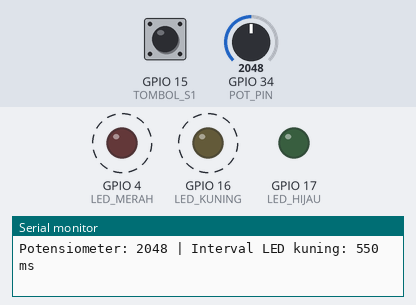
Bench run of a sketch on a simulated ESP32. Parts: output pins drawn as LEDs (lit = HIGH), the last lines printed to the serial monitor. Dashed ring = blinking. The test bench sets the inputs (shaded band); at power-on: GPIO 15 (TOMBOL_S1) LOW, GPIO 34 (POT_PIN) = 2048.

Above: at 1.2 s.
1.3 s: GPIO 15 (TOMBOL_S1) pulled HIGH for 0.15 s
At 1.37 s:
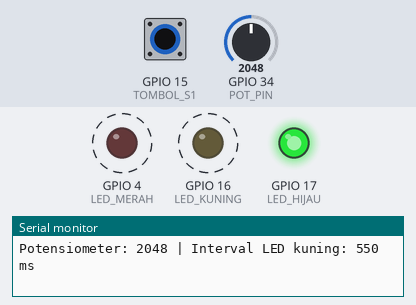
4.3 s: GPIO 15 (TOMBOL_S1) pulled HIGH for 1 s
At 5.9 s:
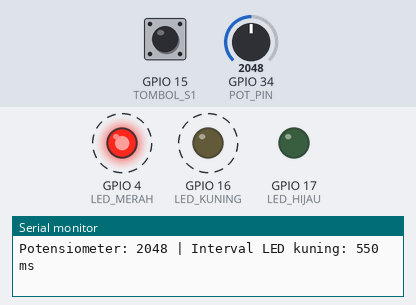
7.3 s: GPIO 34 (POT_PIN) set to 491
At 7.66 s:
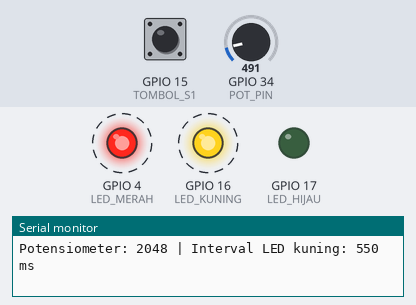
10.3 s: GPIO 34 (POT_PIN) set to 0
At 10.6 s:
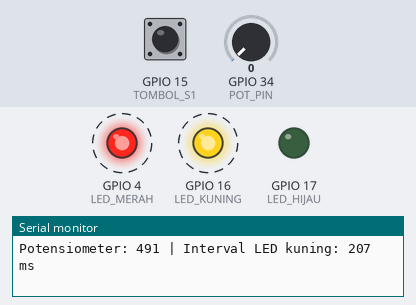
13.3 s: GPIO 15 (TOMBOL_S1) pulled HIGH for 3.2 s
At 13.6 s:
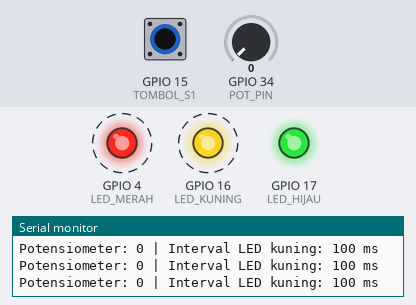
Timing chart, 0 to 19.0 s (numbered marks = the images above; inputs shaded):
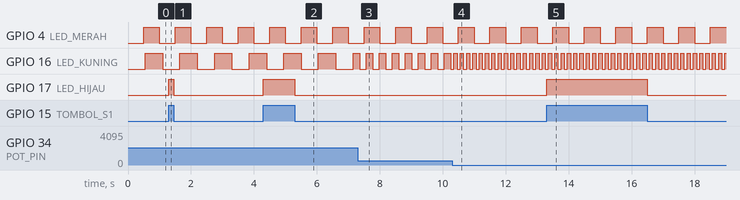

Measured:
- after the input at 1.3 s, GPIO 17 (LED_HIJAU): LOW → HIGH at once, → LOW 0.15 s later
- after the input at 4.3 s, GPIO 17 (LED_HIJAU): LOW → HIGH at once, → LOW 1.0 s later
- after the input at 7.3 s, GPIO 16 (LED_KUNING): alternates HIGH for 0.21 s and LOW for 0.21 s, starting after 0.06 s
- after the input at 10.3 s, GPIO 16 (LED_KUNING): alternates HIGH for 0.10 s and LOW for 0.10 s, starting after 0.06 s
- after the input at 13.3 s, GPIO 17 (LED_HIJAU): LOW → HIGH at once, → LOW 3.2 s later
- by itself, GPIO 4 (LED_MERAH): alternates HIGH for 0.50 s and LOW for 0.50 s
- by itself, GPIO 16 (LED_KUNING): alternates HIGH for 0.55 s and LOW for 0.55 s

The sketch:

p3_multitugas.ino
```cpp
/*
 * BAB 16 - Program 3: Beberapa Tugas Sekaligus
 * Tugas 1: LED merah ganti keadaan setiap 500 ms
 * Tugas 2: potensiometer dibaca setiap 50 ms
 * Tugas 3: LED kuning berkedip, intervalnya 100–1000 ms sesuai potensiometer
 * Tugas 4: laporan ke Serial Monitor setiap 1 detik
 * Tugas 5: LED hijau mengikuti tombol S1 di setiap putaran loop()
 *
 * Rangkaian:
 *   LED1 (merah)                          → IO4
 *   LED2 (hijau)                          → IO17
 *   LED4 (kuning)                         → IO16
 *   Tombol S1 (pin kuning ke-3)           → IO15
 *   Potensiometer VR10K (pin kuning ke-5) → IO34
 */

#define LED_MERAH  4
#define LED_HIJAU  17
#define LED_KUNING 16
#define TOMBOL_S1  15
#define POT_PIN    34

// Interval tugas yang tetap (ms)
const unsigned long INTERVAL_MERAH   = 500;
const unsigned long INTERVAL_POT     = 50;
const unsigned long INTERVAL_LAPORAN = 1000;

// "Jam weker" setiap tugas: kapan terakhir dijalankan
unsigned long waktuMerahLalu   = 0;
unsigned long waktuPotLalu     = 0;
unsigned long waktuKuningLalu  = 0;
unsigned long waktuLaporanLalu = 0;

bool merahNyala  = false;
bool kuningNyala = false;
int nilaiPot = 0;                    // hasil analogRead() terakhir (0–4095)
unsigned long intervalKuning = 500;  // berubah mengikuti potensiometer

void setup() {
  Serial.begin(115200);
  pinMode(LED_MERAH, OUTPUT);
  pinMode(LED_HIJAU, OUTPUT);
  pinMode(LED_KUNING, OUTPUT);
  pinMode(TOMBOL_S1, INPUT);
  // POT_PIN (IO34) cukup dibaca dengan analogRead(), tidak perlu pinMode()

  Serial.println("BAB 16 - Program 3: Beberapa Tugas Sekaligus");
  Serial.println("Putar potensiometer untuk mengubah kecepatan LED kuning.");
}

void loop() {
  unsigned long sekarang = millis();

  // Tugas 1: LED merah — ganti keadaan setiap 500 ms
  if (sekarang - waktuMerahLalu >= INTERVAL_MERAH) {
    waktuMerahLalu = sekarang;
    merahNyala = !merahNyala;
    digitalWrite(LED_MERAH, merahNyala ? HIGH : LOW);
  }

  // Tugas 2: baca potensiometer setiap 50 ms, lalu hitung interval LED kuning
  if (sekarang - waktuPotLalu >= INTERVAL_POT) {
    waktuPotLalu = sekarang;
    nilaiPot = analogRead(POT_PIN);
    intervalKuning = map(nilaiPot, 0, 4095, 100, 1000);
  }

  // Tugas 3: LED kuning — ganti keadaan sesuai interval dari potensiometer
  if (sekarang - waktuKuningLalu >= intervalKuning) {
    waktuKuningLalu = sekarang;
    kuningNyala = !kuningNyala;
    digitalWrite(LED_KUNING, kuningNyala ? HIGH : LOW);
  }

  // Tugas 4: laporan ke Serial Monitor setiap 1 detik
  if (sekarang - waktuLaporanLalu >= INTERVAL_LAPORAN) {
    waktuLaporanLalu = sekarang;
    Serial.print("Potensiometer: ");
    Serial.print(nilaiPot);
    Serial.print(" | Interval LED kuning: ");
    Serial.print(intervalKuning);
    Serial.println(" ms");
  }

  // Tugas 5: LED hijau mengikuti S1 — di setiap putaran, tanpa jadwal
  digitalWrite(LED_HIJAU, digitalRead(TOMBOL_S1));
}
```
